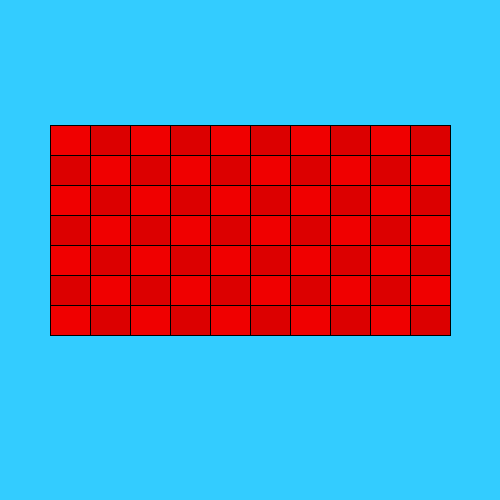
Frame 1 (no input)
Frame 60 (the mouse pressed at the canvas centre just before this capture): identical to frame 1, image omitted
Frame 120 (the mouse held since frame 60 and released just before this capture): identical to frame 1, image omitted

The Processing sketch that drew this single still picture (run headless with seeded random() and noise(); from frame 60 on, the mouse is pressed at the canvas centre):

// Processing sketch: H09_Opd_7
// ── H09_Opd_7.pde

void setup(){
  size(500,500);
  background(51,204,255);  

}
void draw(){
  
  wallmaker();
  
}

void wallmaker(){
int x1 = 50;
int y1 = 125;

  for(int i = 0; i < 10; i++){
  for(int j = 0; j < 7; j++){
    if((i+j) % 2 == 0){
    fill(240,0,0);  
 }else{
    fill(220,0,0);}    
  rect(x1, y1,40,30);
  y1 += 30;
  }
  y1 = 125;
  x1 += 40;

  }
}
